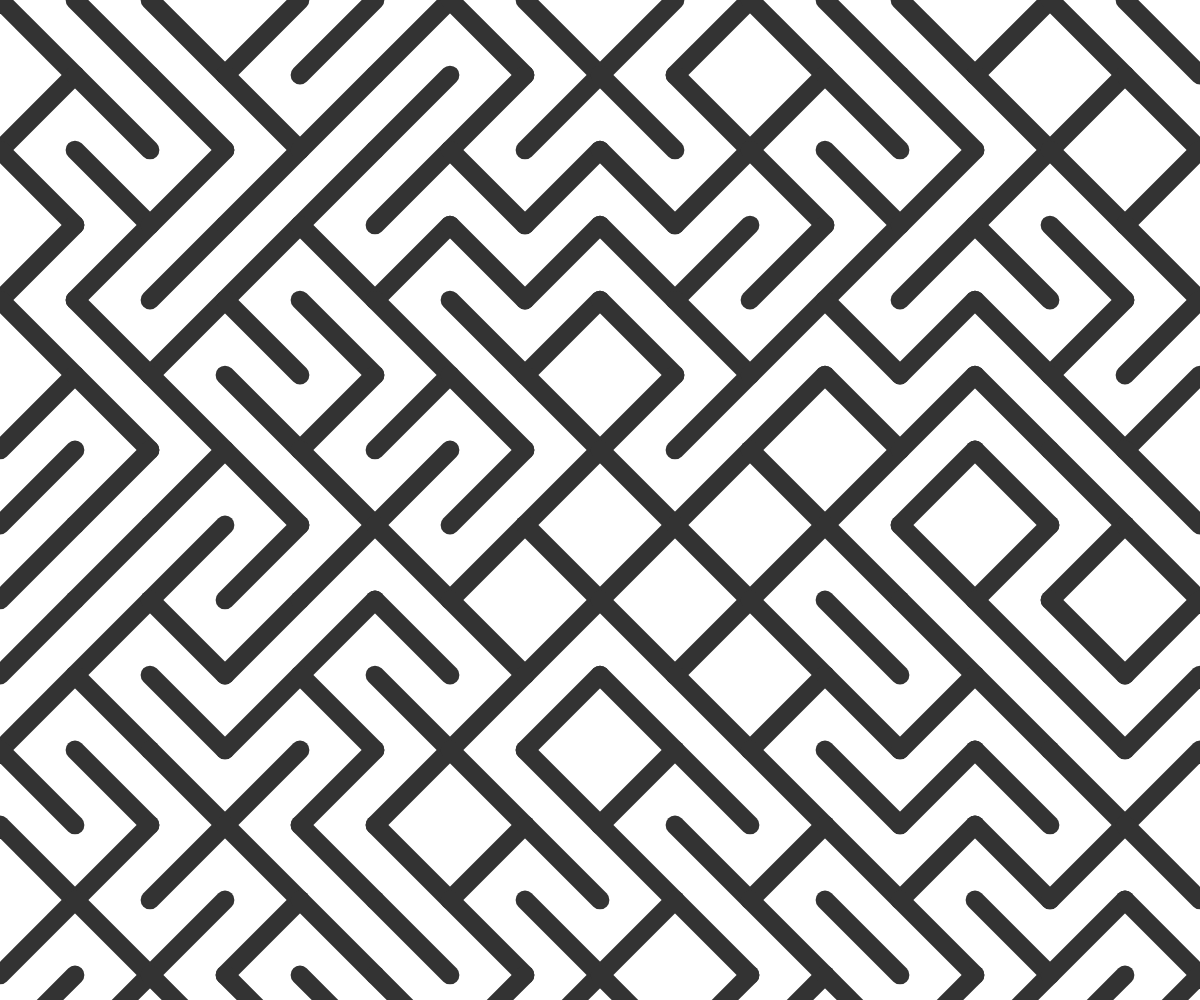
Frame 1 (no input)
Frame 60 (no input): identical to frame 1, image omitted
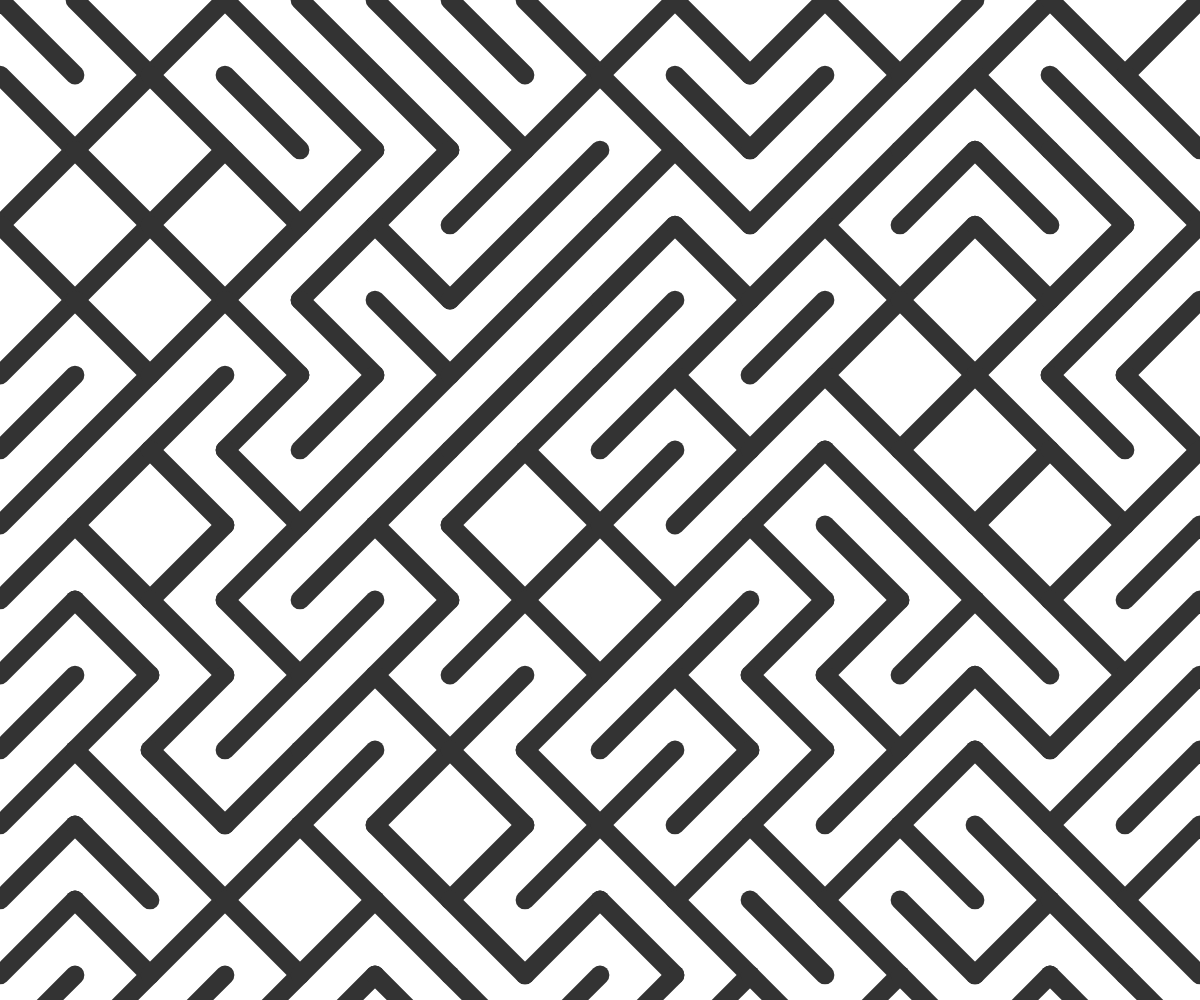
Frame 120 (the mouse pressed at the canvas centre since frame 60)

The p5.js sketch that drew these frames (run headless with seeded random() and noise() and a simulated clock; from frame 60 on, the mouse is pressed at the canvas centre):

// p5.js sketch
// ── sketch.js
var spacing, grid;

function setup() {
  createCanvas(window.innerWidth, window.innerHeight);
  spacing = max(width, height) / 16;
  console.log(spacing);
  grid = [];
  randomizeGrid();
  console.log(grid);
}

function draw() {
  background(255)
  stroke("#333333");
  strokeWeight(spacing/4);
  for (let x = 0; x < grid.length; x++) {
    for (let y = 0; y < grid[x].length; y++) {
      push();
      translate(x * spacing, y * spacing);
      if (grid[x][y]) {
        line(0, spacing, spacing, 0);
      } else {
        line(0, 0, spacing, spacing);
      };
      pop();
    }
  }
}

function mousePressed() {
  randomizeGrid();
  return false;
}

function randomizeGrid() {
  var squares = createVector(width/spacing, height/spacing);
  for (let x = 0; x < squares.x; x++) {
    for (let y = 0; y < squares.y; y++) {
      var row = grid[x] || []
      row[y] = random(1) < 0.5;
      grid[x] = row;
    }
  }
}
